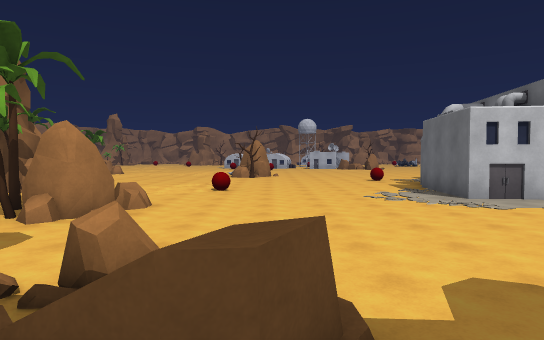
view 1 (above)

16 first-person views from a walk through a Unity game level. The camera is 1.3 m above the floor, tilts 2° down and sees 75° across. The floor is counted in squares, 2 m on a side. Each view is taken from the middle of a square. On the plan, view 1 faces up. The plan holds only what a view shows up to about 10 squares ahead; the rest is blank. The place goes on beyond the plan. Some animated figures are not drawn.

view 2
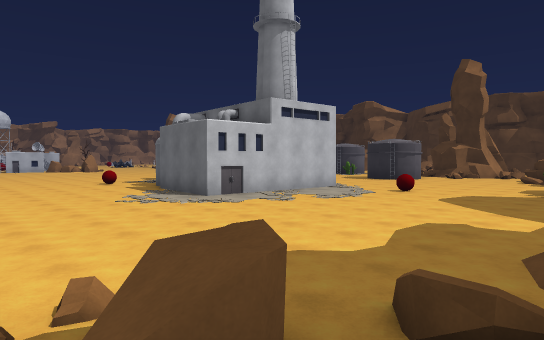

view 3
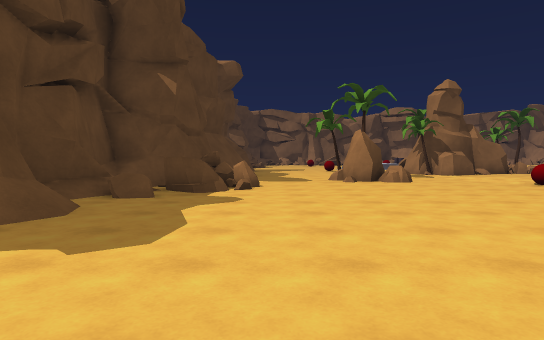

view 4
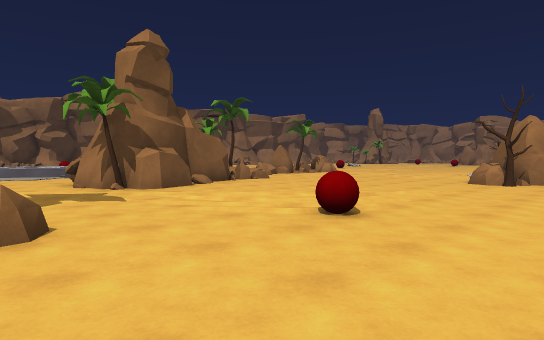

view 5
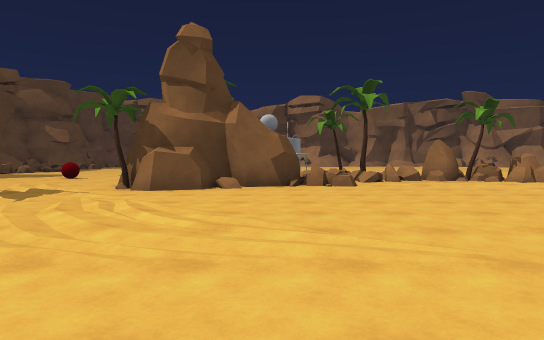

view 6
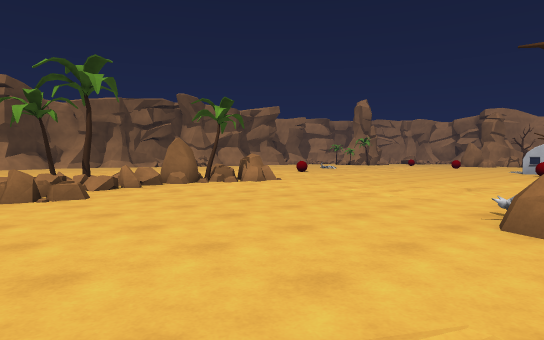

view 7
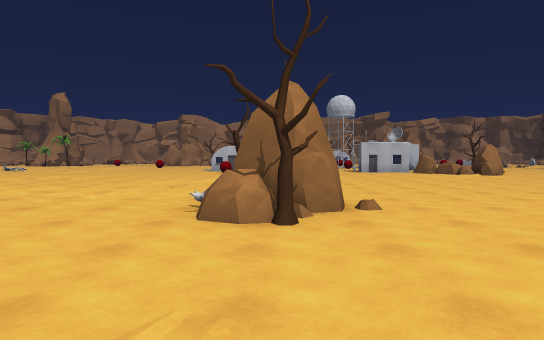

view 8
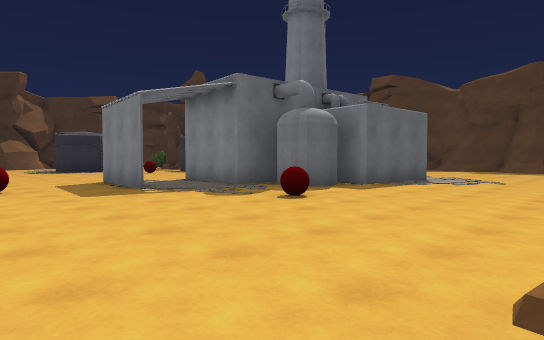

view 9
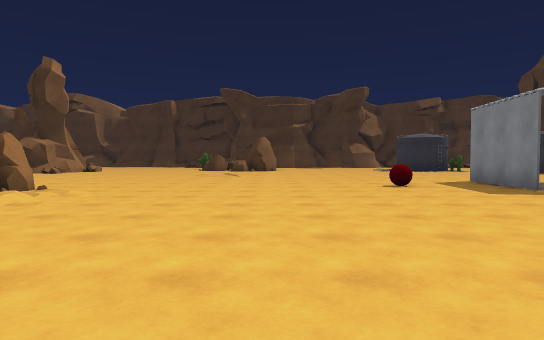

view 10
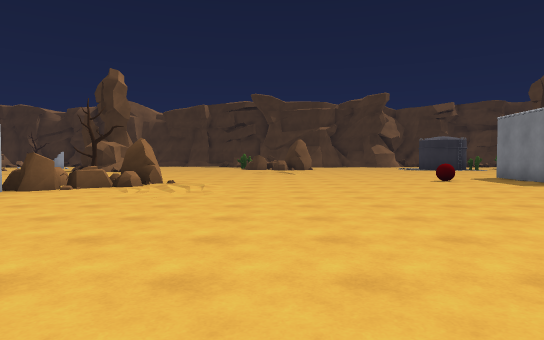

view 11
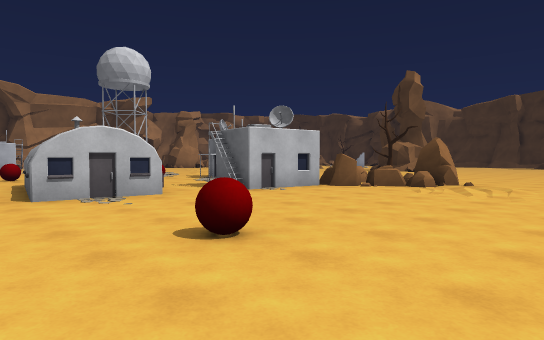

view 12
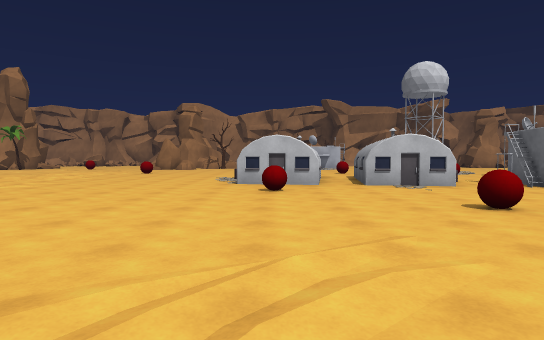

view 13
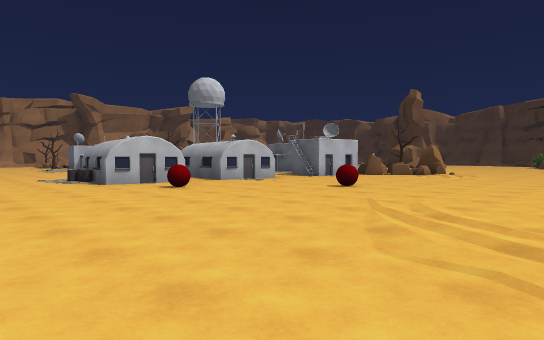

view 14
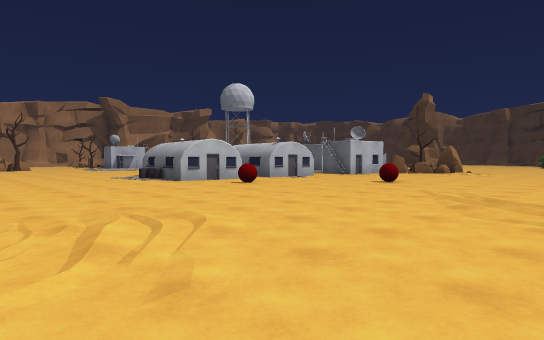

view 15
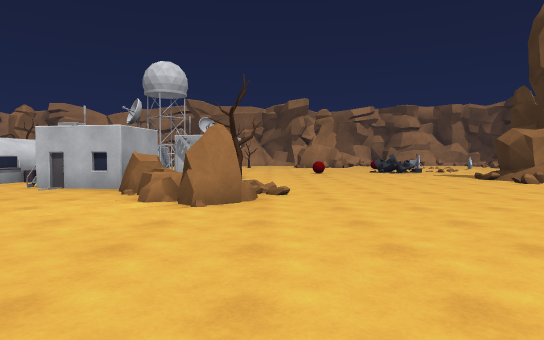

view 16
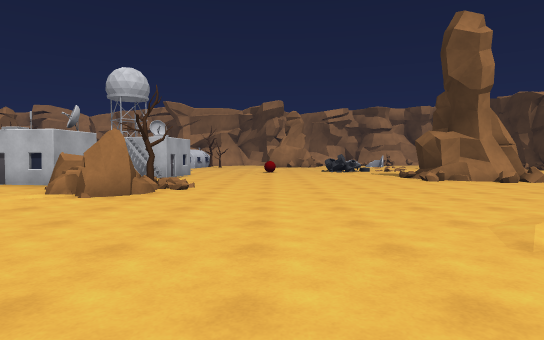

### Floor plan
Key: @ floor where view 1 was taken; # wall or solid block; . main floor; : floor 0.25 m higher than the main floor; / step, stairs or slope; = window, fence, low wall or low ledge; ^ raised ledge; T tree; B red ball; R rock; U building.
Columns run from 9 left of view 1 to 17 right of it. Each row starts with its distance up from view 1.
 30 .....UU .UUU.    .......##
 29 ......UU.UU.# U  .......=##
 28 ..........U.UUU  ........//
 27 ......B.......RRT:........
 26  ..............RR.........
 25  ........B......R........
 24 ........................
 23 .:.....................
 22 ......:...............:
 21 ......................
 20 ........ ............
 19 R....... ...........
 18 TR.....TR...........
 17 R.......RR.......B..
 16 #.......T............
 15 =...............###..
 14 =............B.....
 13 ##R................
 12  ##.............###
 11   #...........###
 10   ##..........#
  9 ###T....B....##
  8 .............###
  7 ...............#
  6 ... .TR..........
  5 ..   TR...........
  4       .............
  3       ..............
  2        =#=..........
  1       ###^=......//
  0        ^/@//#.
 -1        ^#^###

Where each view was taken, in squares from view 1:
view 1: 0 up, 0 right, facing up
view 2: 0 up, 1 left, facing up-right
view 3: 3 up, 7 right, facing left
view 4: 6 up, 1 right, facing up-left
view 5: 12 up, 1 right, facing left
view 6: 12 up, 1 left, facing up-left
view 7: 12 up, 1 left, facing up
view 8: 18 up, 0 right, facing down-right
view 9: 20 up, 0 right, facing right
view 10: 22 up, 2 left, facing right
view 11: 22 up, 2 left, facing up-right
view 12: 20 up, 3 left, facing up
view 13: 20 up, 7 left, facing up-right
view 14: 20 up, 9 left, facing up-right
view 15: 20 up, 8 right, facing up
view 16: 19 up, 10 right, facing up
